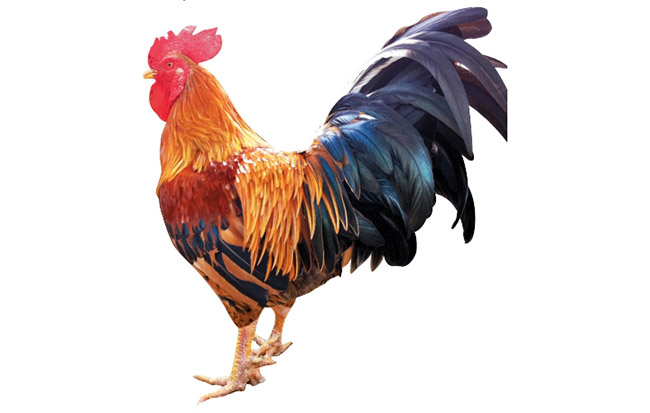
#> input picture GA/ga1.jpg, 650 x 413 px; its folder holds 4 pictures in this run
$ python KNN.py
#> lines starting #> are read from the running program, lines starting #| are printed output that depends on the picture
import cv2
import os
import numpy as np
from sklearn.neighbors import KNeighborsClassifier

# =========================
# TẠO DATASET
# =========================

X = []
y = []

# =========================
# ĐỌC ẢNH GÀ
# =========================

ga_path = "GA"

for file in os.listdir(ga_path):

    img_path = os.path.join(ga_path, file)

    img = cv2.imread(img_path)
#> img is the input picture: shape (413, 650, 3); mean B, G, R 208.2, 210.4, 220.8

    # kiểm tra ảnh lỗi
    if img is None:
        continue

    # resize ảnh
    img = cv2.resize(img, (100, 100))
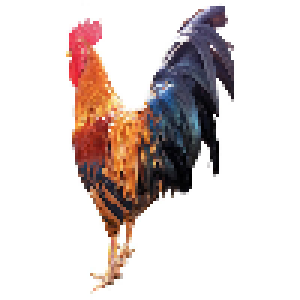
#> img: shape (100, 100, 3) (shown 3 times larger); mean B, G, R 208.2, 210.3, 220.7

    # tính histogram
    hist = cv2.calcHist([img], [0], None, [256], [0, 256])
#> hist = 256 values, max 7128 at index 255, min 0 at index 131, mean 39.06

    # chuyển thành vector
    hist = hist.flatten()

    # thêm vào dataset
    X.append(hist)

    # label 0 = gà
    y.append(0)
#> pass 2 of the loop `for file in os.listdir(ga_path):`:
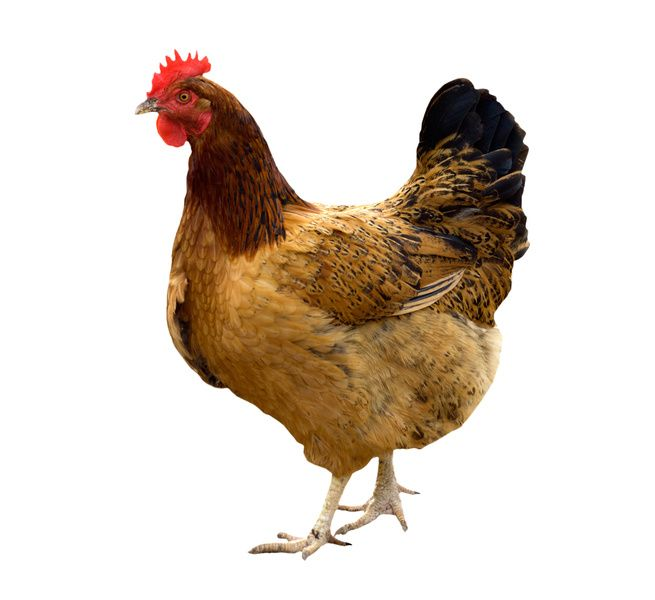
#> input picture GA/ga2.jpg, 655 x 600 px
#> img is the input picture: shape (600, 655, 3); mean B, G, R 198.5, 209.3, 220.3
#> `img = cv2.resize(img, (100, 100))`:
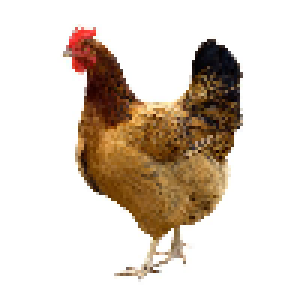
#> img: shape (100, 100, 3) (shown 3 times larger); mean B, G, R 198.5, 209.3, 220.4
#> hist = 256 values, max 6991 at index 255, min 0 at index 109, mean 39.06
#> pass 3 of the loop `for file in os.listdir(ga_path):`:
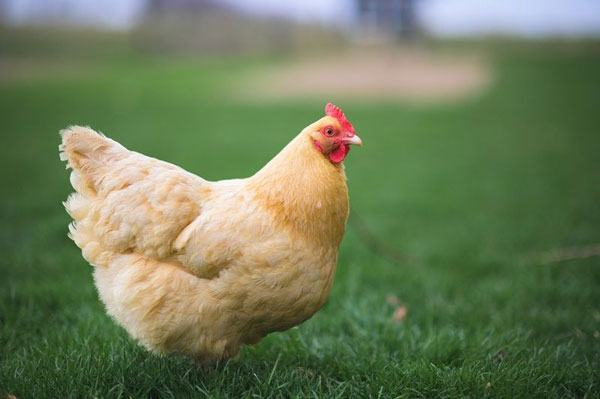
#> input picture GA/ga3.jpg, 600 x 399 px
#> img is the input picture: shape (399, 600, 3); mean B, G, R 88.5, 123.5, 109.4
#> `img = cv2.resize(img, (100, 100))`:
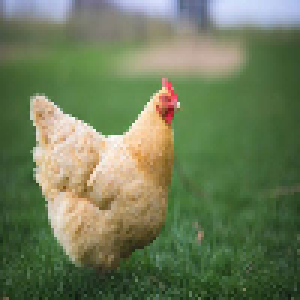
#> img: shape (100, 100, 3) (shown 3 times larger); mean B, G, R 88.4, 123.4, 109.3
#> hist = 256 values, max 175 at index 48, min 0 at index 0, mean 39.06
#> the loop made 4 passes; the first 3 are shown

# =========================
# ĐỌC ẢNH VỊT
# =========================

vit_path = "VIT"
#> vit_path = 'VIT'

#> (the run stopped early here; a loop or call above may not have finished)
